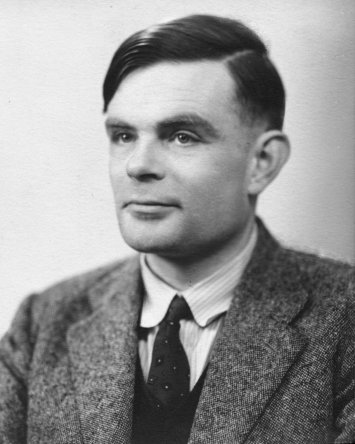
#> input picture tp1/images/Alan_Turing_photo.jpg, 355 x 444 px
$ python correction_TP1_2Contours.py
#> lines starting #> are read from the running program, lines starting #| are printed output that depends on the picture; after the words box and inside, x2 and y2 are one past the last pixel; in counts of white or black regions, pixels touching at a corner belong together
import numpy as np
from skimage.morphology import erosion, dilation, reconstruction
from skimage.morphology import square, diamond, octagon, rectangle, star, disk
from PIL import Image
from scipy import ndimage as ndi
from skimage.util import img_as_ubyte
from matplotlib import pyplot as plt

# Ouvrir et afficher une image en niveau de gris

# Elements structurant élémentaire en 4-connexité
se1 = diamond(1)

img =  Image.open('./images/Alan_Turing_photo.jpg')
#> img is the input picture: PIL image 355x444 L; min 0, max 249, mean 147.9
plt.subplot(131)
plt.imshow(img,cmap = 'gray',vmin = 0.0,vmax = 255.0)
plt.title('Image originale')

img = np.asarray(img).astype(np.uint8)
AlanEro = erosion(img, se1)
AlanDil = dilation(img, se1)
AlanGrad = AlanDil - AlanEro
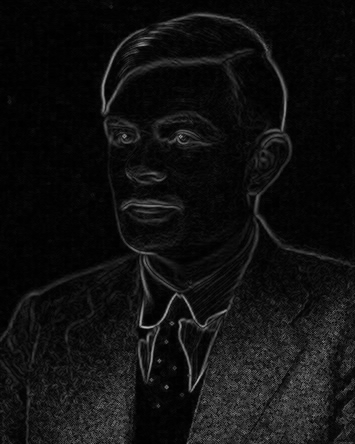
#> AlanGrad: shape (444, 355); min 0, max 187, mean 16.2
AlanLap = AlanDil.astype(np.int16) + AlanEro.astype(np.int16) - 2*np.asarray(img).astype(np.int16)
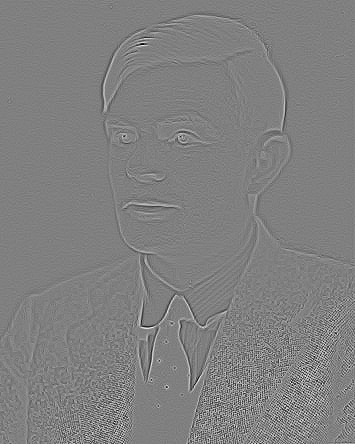
#> AlanLap: shape (444, 355) int16; min -108, max 107, mean 0.4; drawn with min black and max white
plt.subplot(132)
plt.imshow(AlanGrad,cmap = 'gray',vmin = 0.0,vmax = 255.0)
plt.title('Gradient morphologique')
plt.subplot(133)
plt.imshow(AlanLap,cmap = 'gray',vmin = -50.0,vmax = 50.0)
plt.title('Laplacien morphologique')
plt.show()

Lap_plus = (AlanLap >= 0)
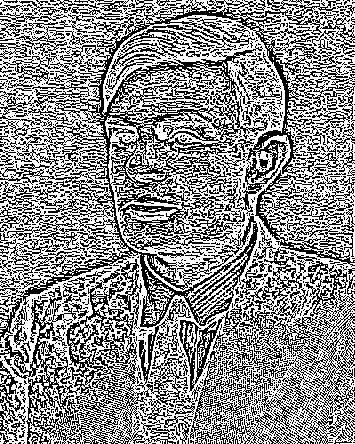
#> Lap_plus: shape (444, 355) bool; 55.9% white; black in thin lines or dots
Lap_moins = (AlanLap < 0)
#> Lap_moins: shape (444, 355) bool; 44.1% white in thin lines or dots
ZeroLap_Alan = dilation(Lap_plus, se1) & Lap_moins
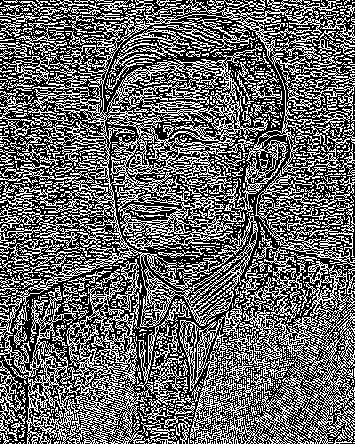
#> ZeroLap_Alan: shape (444, 355) bool; 40.4% white in thin lines or dots
#print(np.unique(ZeroLap_Alan))
plt.subplot(131)
plt.imshow(Lap_plus,cmap = 'gray',vmin = 0.0,vmax = 1.0)
plt.title('Laplacien >= 0')
plt.subplot(132)
plt.imshow(Lap_moins,cmap = 'gray',vmin = 0.0,vmax = 1.0)
plt.title('Laplacien < 0')
plt.subplot(133)
plt.imshow(ZeroLap_Alan,cmap = 'gray',vmin = 0.0,vmax = 1.0)
plt.title('Passages par zéros')
plt.show()

Seuil_bas = 10;
Seuil_haut = 30;
Grad_bas = AlanGrad > Seuil_bas # Lieu de gradient > Seuil_bas
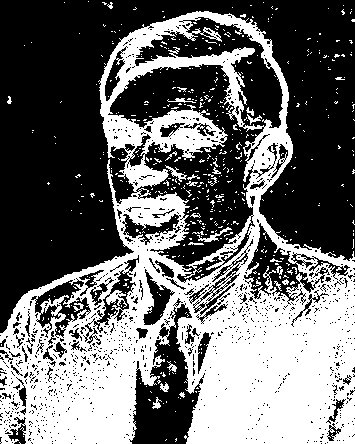
#> Grad_bas: shape (444, 355) bool; 41.9% white; 502 white regions (474 under 20 px), largest, box (x1, y1, x2, y2) and area: (0, 11, 355, 444) 63419, (197, 227, 232, 242) 123, (165, 165, 187, 182) 100
Grad_haut = AlanGrad > Seuil_haut # Lieu de gradient > Seuil_haut
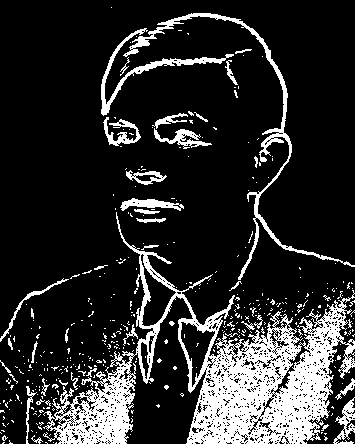
#> Grad_haut: shape (444, 355) bool; 17.5% white; 395 white regions (356 under 20 px), largest, box (x1, y1, x2, y2) and area: (43, 212, 355, 444) 18954, (123, 13, 355, 280) 2355, (101, 28, 234, 116) 1110
Contours_bas = ZeroLap_Alan & Grad_bas
#> Contours_bas: shape (444, 355) bool; 17.6% white in thin lines or dots
Contours_haut = ZeroLap_Alan & Grad_haut
#> Contours_haut: shape (444, 355) bool; 7.4% white in thin lines or dots
# Reconstruction en 8-connexité par défaut
Contours = reconstruction(Contours_haut,Contours_bas)
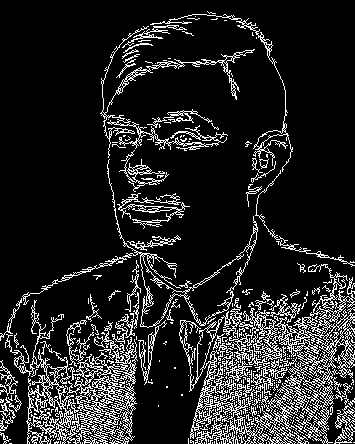
#> Contours: shape (444, 355) float64; values 0 (black) and 1 (white), 14.1% white in thin lines or dots
plt.subplot(131)
plt.imshow(Contours_bas,cmap = 'gray',vmin = 0.0,vmax = 1.0)
plt.title('Seuil bas')
plt.subplot(132)
plt.imshow(Contours_haut,cmap = 'gray',vmin = 0.0,vmax = 1.0)
plt.title('Seuil haut')
plt.subplot(133)
plt.imshow(Contours,cmap = 'gray',vmin = 0.0,vmax = 1.0)
plt.title('Contours')
plt.show()

$ run again, with tp1/images/MRI_axial.jpg copied over tp1/images/Alan_Turing_photo.jpg
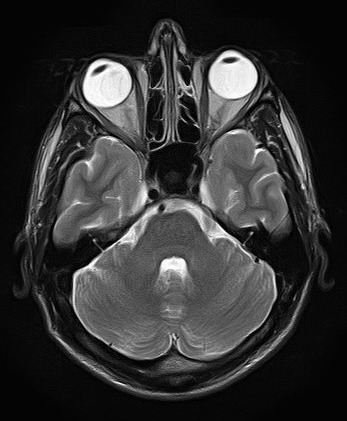
#> input picture tp1/images/MRI_axial.jpg, 347 x 421 px
#> img is the input picture: PIL image 347x421 L; min 0, max 255, mean 51.2
#> `Lap_plus = (AlanLap >= 0)`:
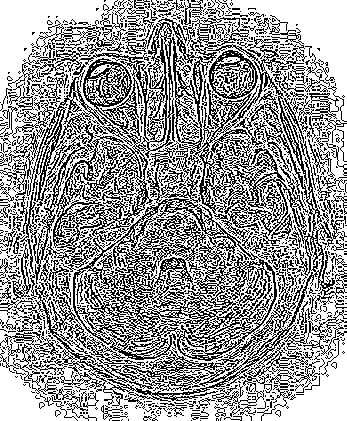
#> Lap_plus: shape (421, 347) bool; 61.1% white; black in thin lines or dots
#> Lap_moins: shape (421, 347) bool; 38.9% white in thin lines or dots
#> ZeroLap_Alan: shape (421, 347) bool; 37.3% white in thin lines or dots
#> Grad_bas: shape (421, 347) bool; 50% white; 1758 black regions (1657 under 20 px), largest, box (x1, y1, x2, y2) and area: (0, 0, 347, 421) 56683, (253, 224, 308, 290) 1466, (150, 144, 196, 193) 881
#> Grad_haut: shape (421, 347) bool; 19.7% white; 552 white regions (513 under 20 px), largest, box (x1, y1, x2, y2) and area: (23, 19, 332, 375) 22045, (34, 271, 314, 401) 2715, (154, 253, 196, 286) 442
#> Contours_bas: shape (421, 347) bool; 22.2% white in thin lines or dots, all inside (x1, y1, x2, y2) = (13, 17, 343, 402)
#> Contours_haut: shape (421, 347) bool; 8.6% white in thin lines or dots, all inside (x1, y1, x2, y2) = (13, 18, 335, 401)
#> `Contours = reconstruction(Contours_haut,Contours_bas)`:
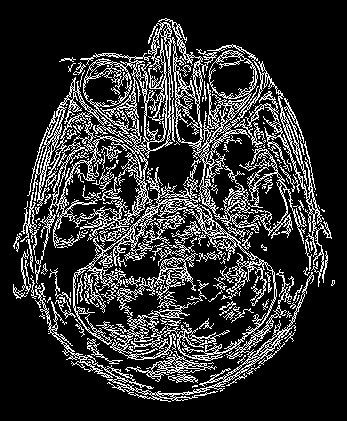
#> Contours: shape (421, 347) float64; values 0 (black) and 1 (white), 18.8% white in thin lines or dots, all inside (x1, y1, x2, y2) = (13, 18, 335, 402)

$ run again, with tp1/images/MRI_sagittal.jpg copied over tp1/images/Alan_Turing_photo.jpg
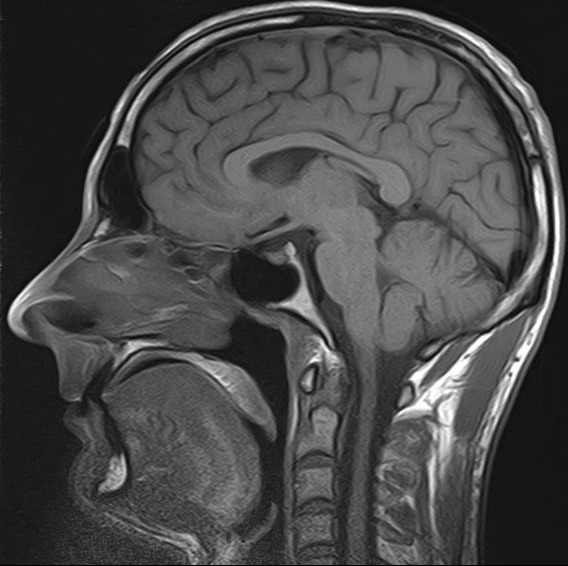
#> input picture tp1/images/MRI_sagittal.jpg, 568 x 566 px
#> img is the input picture: PIL image 568x566 L; min 0, max 255, mean 72.4
#> Lap_plus: shape (566, 568) bool; 58.6% white; black in thin lines or dots
#> Lap_moins: shape (566, 568) bool; 41.4% white in thin lines or dots
#> ZeroLap_Alan: shape (566, 568) bool; 35.4% white in thin lines or dots
#> Grad_bas: shape (566, 568) bool; 39.9% white; 1445 white regions (1368 under 20 px), largest, box (x1, y1, x2, y2) and area: (0, 0, 568, 566) 117483, (367, 263, 419, 337) 716, (255, 41, 312, 106) 701
#> Grad_haut: shape (566, 568) bool; 11% white; 1102 white regions (988 under 20 px), largest, box (x1, y1, x2, y2) and area: (6, 0, 567, 482) 14159, (390, 285, 542, 453) 3363, (28, 517, 479, 566) 1859
#> Contours_bas: shape (566, 568) bool; 15% white in thin lines or dots
#> Contours_haut: shape (566, 568) bool; 4.2% white in thin lines or dots
#> `Contours = reconstruction(Contours_haut,Contours_bas)`:
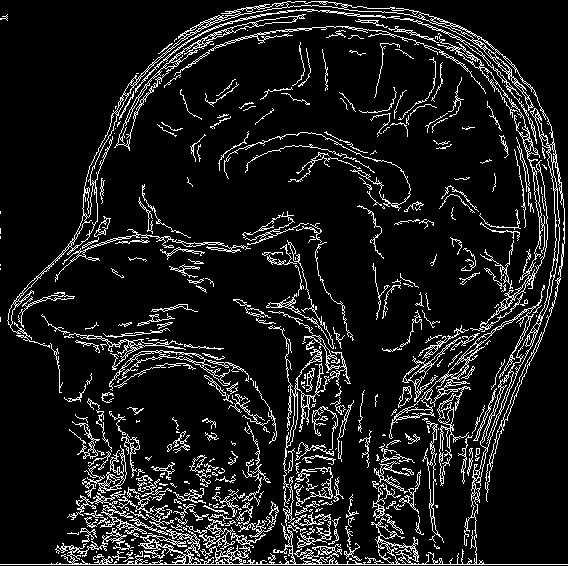
#> Contours: shape (566, 568) float64; values 0 (black) and 1 (white), 10.5% white in thin lines or dots
